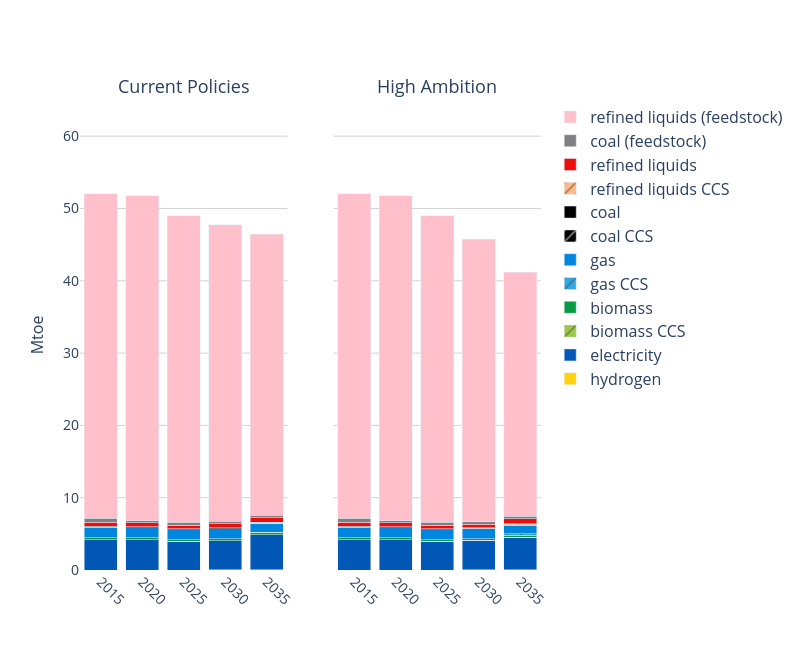

The notebook cell saved with this chart:
### Code cell
# ------------------------------
# E) Chemical energy by fuel (incl. feedstock)
# ------------------------------
dfE, _ = run_query(conn, q_idx)  # q_idx=100
dfE["ind"]    = cat_sector(dfE["sector"])
dfE["energy"] = dfE.apply(cat_energy_chemical, axis=1)
dfE = dfE[(dfE["Year"] >= 2015) & (dfE["ind"] == "Chemical")].copy()
dfE["value"] *= EJ_TO_MTOE
two_panel_stack(
    dfE, category="energy", years=YEARS_2015_2050,
    out_png="./fig/chem.png", y_max=65,
    colors=FUEL_COLORS, patterns=FUEL_PATTERNS
)

### Figure 1 — Plotly figure (JSON) as saved in the notebook; plotly's stock layout.template omitted (floating-point values rounded to 4 significant figures)
{"data": [{"marker": {"color": "#FED30B"}, "name": "hydrogen", "showlegend": true, "type": "bar", "x": [2025, 2030, 2035], "xaxis": "x", "y": [4.624e-05, 0.007844, 0.02288], "yaxis": "y"}, {"marker": {"color": "#0057B5"}, "name": "electricity", "showlegend": true, "type": "bar", "x": [2015, 2020, 2025, 2030, 2035], "xaxis": "x", "y": [4.21, 4.183, 3.961, 4.063, 4.841], "yaxis": "y"}, {"marker": {"color": "rgb(153, 201, 69)", "pattern": {"shape": "/"}}, "name": "biomass CCS", "showlegend": true, "type": "bar", "x": [2020, 2025, 2030, 2035], "xaxis": "x", "y": [1.478e-05, 1.436e-05, 0.001429, 0.008068], "yaxis": "y"}, {"marker": {"color": "#099B43"}, "name": "biomass", "showlegend": true, "type": "bar", "x": [2015, 2020, 2025, 2030, 2035], "xaxis": "x", "y": [0.2709, 0.2715, 0.257, 0.2558, 0.2657], "yaxis": "y"}, {"marker": {"color": "#33A8E2", "pattern": {"shape": "/"}}, "name": "gas CCS", "showlegend": true, "type": "bar", "x": [2020, 2025, 2030, 2035], "xaxis": "x", "y": [8.666e-05, 0.0001437, 0.01298, 0.05593], "yaxis": "y"}, {"marker": {"color": "#0186E0"}, "name": "gas", "showlegend": true, "type": "bar", "x": [2015, 2020, 2025, 2030, 2035], "xaxis": "x", "y": [1.454, 1.409, 1.378, 1.391, 1.277], "yaxis": "y"}, {"marker": {"color": "#000000", "pattern": {"shape": "/"}}, "name": "coal CCS", "showlegend": true, "type": "bar", "x": [2020, 2025, 2030, 2035], "xaxis": "x", "y": [2.265e-06, 2.201e-06, 0.0002452, 0.001441], "yaxis": "y"}, {"marker": {"color": "#000000"}, "name": "coal", "showlegend": true, "type": "bar", "x": [2015, 2020, 2025, 2030, 2035], "xaxis": "x", "y": [0.111, 0.1106, 0.1047, 0.1021, 0.1024], "yaxis": "y"}, {"marker": {"color": "#FFB785", "pattern": {"shape": "/"}}, "name": "refined liquids CCS", "showlegend": true, "type": "bar", "x": [2020, 2025, 2030, 2035], "xaxis": "x", "y": [0.0001098, 0.0001066, 0.008776, 0.04787], "yaxis": "y"}, {"marker": {"color": "#EF0C0C"}, "name": "refined liquids", "showlegend": true, "type": "bar", "x": [2015, 2020, 2025, 2030, 2035], "xaxis": "x", "y": [0.5329, 0.5386, 0.51, 0.5238, 0.5867], "yaxis": "y"}, {"marker": {"color": "grey"}, "name": "coal (feedstock)", "showlegend": true, "type": "bar", "x": [2015, 2020, 2025, 2030, 2035], "xaxis": "x", "y": [0.5519, 0.3235, 0.3715, 0.3984, 0.3973], "yaxis": "y"}, {"marker": {"color": "pink"}, "name": "refined liquids (feedstock)", "showlegend": true, "type": "bar", "x": [2015, 2020, 2025, 2030, 2035], "xaxis": "x", "y": [44.89, 44.89, 42.44, 40.99, 38.83], "yaxis": "y"}, {"marker": {"color": "#FED30B"}, "name": "hydrogen", "showlegend": false, "type": "bar", "x": [2025, 2030, 2035], "xaxis": "x2", "y": [4.624e-05, 0.009073, 0.01789], "yaxis": "y2"}, {"marker": {"color": "#0057B5"}, "name": "electricity", "showlegend": false, "type": "bar", "x": [2015, 2020, 2025, 2030, 2035], "xaxis": "x2", "y": [4.21, 4.183, 3.961, 4.067, 4.471], "yaxis": "y2"}, {"marker": {"color": "rgb(153, 201, 69)", "pattern": {"shape": "/"}}, "name": "biomass CCS", "showlegend": false, "type": "bar", "x": [2020, 2025, 2030, 2035], "xaxis": "x2", "y": [1.478e-05, 1.436e-05, 0.004661, 0.041], "yaxis": "y2"}, {"marker": {"color": "#099B43"}, "name": "biomass", "showlegend": false, "type": "bar", "x": [2015, 2020, 2025, 2030, 2035], "xaxis": "x2", "y": [0.2709, 0.2715, 0.257, 0.2552, 0.2988], "yaxis": "y2"}, {"marker": {"color": "#33A8E2", "pattern": {"shape": "/"}}, "name": "gas CCS", "showlegend": false, "type": "bar", "x": [2020, 2025, 2030, 2035], "xaxis": "x2", "y": [8.666e-05, 0.0001437, 0.01965, 0.1739], "yaxis": "y2"}, {"marker": {"color": "#0186E0"}, "name": "gas", "showlegend": false, "type": "bar", "x": [2015, 2020, 2025, 2030, 2035], "xaxis": "x2", "y": [1.454, 1.409, 1.378, 1.336, 1.144], "yaxis": "y2"}, {"marker": {"color": "#000000", "pattern": {"shape": "/"}}, "name": "coal CCS", "showlegend": false, "type": "bar", "x": [2020, 2025, 2030, 2035], "xaxis": "x2", "y": [2.265e-06, 2.201e-06, 0.001109, 0.01032], "yaxis": "y2"}, {"marker": {"color": "#000000"}, "name": "coal", "showlegend": false, "type": "bar", "x": [2015, 2020, 2025, 2030, 2035], "xaxis": "x2", "y": [0.111, 0.1106, 0.1047, 0.101, 0.1079], "yaxis": "y2"}, {"marker": {"color": "#FFB785", "pattern": {"shape": "/"}}, "name": "refined liquids CCS", "showlegend": false, "type": "bar", "x": [2020, 2025, 2030, 2035], "xaxis": "x2", "y": [0.0001098, 0.0001066, 0.0164, 0.1331], "yaxis": "y2"}, {"marker": {"color": "#EF0C0C"}, "name": "refined liquids", "showlegend": false, "type": "bar", "x": [2015, 2020, 2025, 2030, 2035], "xaxis": "x2", "y": [0.5329, 0.5386, 0.51, 0.5232, 0.6956], "yaxis": "y2"}, {"marker": {"color": "grey"}, "name": "coal (feedstock)", "showlegend": false, "type": "bar", "x": [2015, 2020, 2025, 2030, 2035], "xaxis": "x2", "y": [0.5519, 0.3235, 0.3715, 0.3709, 0.3249], "yaxis": "y2"}, {"marker": {"color": "pink"}, "name": "refined liquids (feedstock)", "showlegend": false, "type": "bar", "x": [2015, 2020, 2025, 2030, 2035], "xaxis": "x2", "y": [44.89, 44.89, 42.44, 39.04, 33.76], "yaxis": "y2"}], "layout": {"annotations": [{"font": {"size": 18}, "showarrow": false, "text": "Current Policies", "x": 0.225, "xanchor": "center", "xref": "paper", "y": 1, "yanchor": "bottom", "yref": "paper"}, {"font": {"size": 18}, "showarrow": false, "text": "High Ambition", "x": 0.775, "xanchor": "center", "xref": "paper", "y": 1, "yanchor": "bottom", "yref": "paper"}], "barmode": "stack", "height": 650, "legend": {"font": {"size": 16}, "traceorder": "reversed", "x": 1.02, "y": 1}, "plot_bgcolor": "rgba(0,0,0,0)", "title": {"font": {"size": 24}, "x": 0.5}, "width": 800, "xaxis": {"anchor": "y", "domain": [0, 0.45], "tickangle": 45, "tickfont": {"size": 14}, "ticktext": ["2015", "2020", "2025", "2030", "2035", "2040", "2045", "2050"], "tickvals": [2015, 2020, 2025, 2030, 2035, 2040, 2045, 2050], "title": {"font": {"size": 16}}}, "xaxis2": {"anchor": "y2", "domain": [0.55, 1], "tickangle": 45, "tickfont": {"size": 14}, "ticktext": ["2015", "2020", "2025", "2030", "2035", "2040", "2045", "2050"], "tickvals": [2015, 2020, 2025, 2030, 2035, 2040, 2045, 2050], "title": {"font": {"size": 16}}}, "yaxis": {"anchor": "x", "domain": [0, 1], "gridcolor": "lightgray", "range": [0, 65], "showgrid": true, "tickfont": {"size": 14}, "title": {"font": {"size": 16}, "text": "Mtoe"}}, "yaxis2": {"anchor": "x2", "domain": [0, 1], "gridcolor": "lightgray", "matches": "y", "range": [0, 65], "showgrid": true, "showticklabels": false, "tickfont": {"size": 14}}}}
